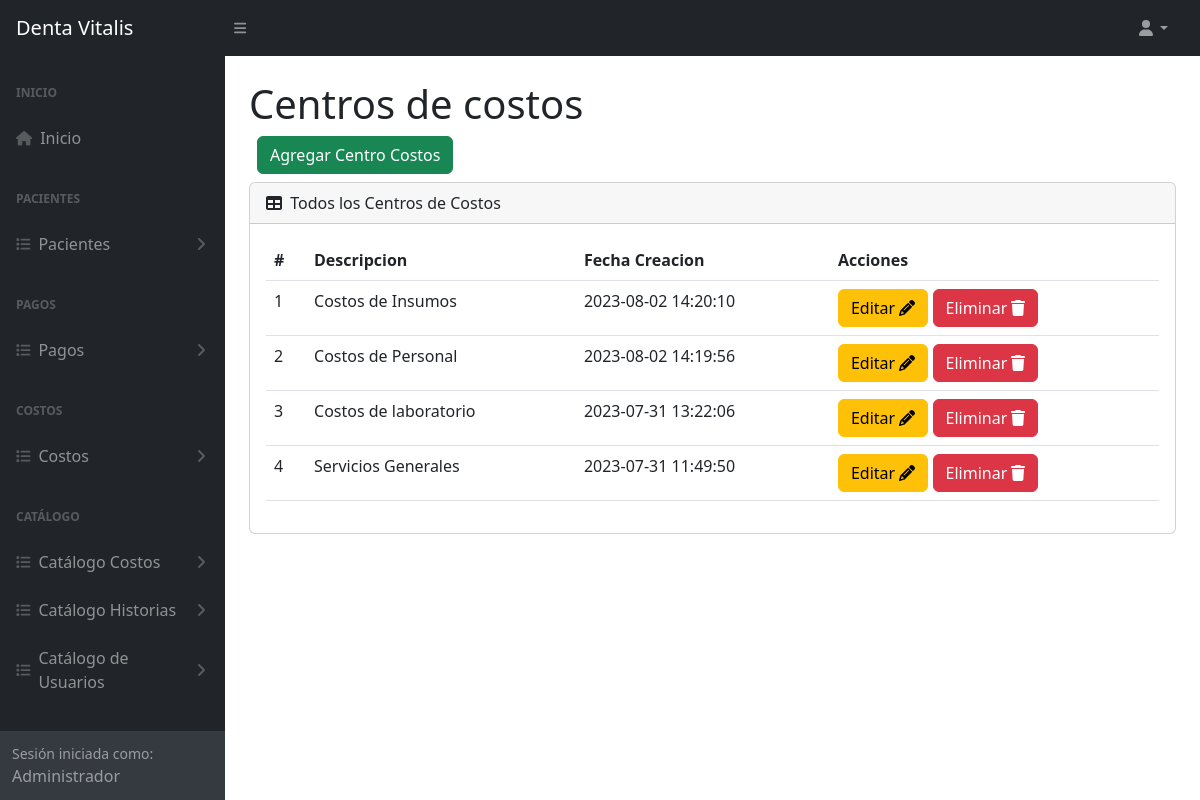
Page /centroCostos (signed in) on the committed database.
### tables this page shows
CREATE TABLE `tba_centrocostos`  (
  `IdCentroCostos` int NOT NULL AUTO_INCREMENT,
  `DescripcionCentro` varchar(100) NOT NULL,
  `FechaCreacion` datetime NOT NULL,
  `FechaActualizacion` datetime NOT NULL,
  PRIMARY KEY (`IdCentroCostos`) USING BTREE
);

### controller/plantilla.controller.php (called while the page is built)
<?php
class ControllerPlantilla
{
  static public function ctrPlantilla()
  {
    include "view/plantilla.php";
  }
}

### index.php (called while the page is built, shortened)
<?php
require_once "controller/plantilla.controller.php";
require_once "controller/costos.controller.php";
require_once "controller/pagos.controller.php";
require_once "model/costos.model.php";
$plantilla = new ControllerPlantilla();
$plantilla -> ctrPlantilla();

### controller/costos.controller.php (called while the page is built, shortened)
<?php
class ControllerCostos
{
  public static function ctrMostrarCentrosCostos()
  {
    $tabla = "tba_centrocostos";
    $respuesta = ModelCostos::mdlMostrarCentrosCostos($tabla);
    return $respuesta;
  }
}

### model/conexion.php (called while the page is built)
<?php
class Conexion
{
  static public function conn()
  {
    $link = new PDO("mysql:host=localhost;dbname=db_dentavitalis","root","");
		$link->exec("set names utf8");
		return $link;
  }
}

### model/costos.model.php (called while the page is built, shortened)
<?php
require_once "conexion.php";
class ModelCostos
{
  public static function mdlMostrarCentrosCostos($tabla)
  {
    $statement = Conexion::conn()->prepare("SELECT tba_centrocostos.IdCentroCostos, tba_centrocostos.DescripcionCentro, tba_centrocostos.FechaCreacion FROM $tabla ORDER BY IdCentroCostos DESC");
    $statement -> execute();
    return $statement -> fetchAll();
  }
}

### view/modules/centroCostos.php (the view, shortened to what this page needs)
</div>
        </div>
        <div class="sb-sidenav-footer">
          <div class="small">Sesión iniciada como:</div>
          <?php echo $_SESSION["nombreUsuario"] ?>
        </div>
      </nav>
    </div>
    <div id="layoutSidenav_content">
      <main class="bg">
        <div class="container-fluid px-4">
          <h1 class="mt-4">Centros de costos</h1>
          <div class="d-flex m-2">
            <button type="button" class="btn btn-success" data-bs-toggle="modal" data-bs-target="#modalAgregarCentroCostos">
              Agregar Centro Costos
            </button>
          </div>
          <div class="card mb-4">
            <div class="card-header">
              <i class="fas fa-table me-1"></i>
              Todos los Centros de Costos
            </div>
            <div class="card-body">
              <table id="datatablesSimple" class="data-table-Gasto table">
                <thead>
                  <tr>
                    <th>#</th>
                    <th>Descripcion</th>
                    <th>Fecha Creacion</th>
                    <th>Acciones</th>
                  </tr>
                </thead>
                <tbody>
                  <?php
                  $listaCentroCostos = ControllerCostos::ctrMostrarCentrosCostos();
                  foreach ($listaCentroCostos as $key => $value)
                  {
                    echo
                    '<tr>
                      <td>'.($key + 1).'</td>
                      <td>'.$value["DescripcionCentro"].'</td>
                      <td>'.$value["FechaCreacion"].'</td>
                      <td>
                        <button class="btn btn-warning btnEditarCentro" codCentroCosto="'.$value["IdCentroCostos"].'" data-bs-toggle="modal" data-bs-target="#modalEditarCentroCostos">Editar <i class="fa-solid fa-pencil"></i></button>
                        <button class="btn btn-danger btnEliminarCentro" codCentroCosto="'.$value["IdCentroCostos"].'">Eliminar <i class="fa-solid fa-trash"></i></button>
                      </td>
                    </tr>';
                  }
                  ?>
                </tbody>
              </table>
            </div>
          </div>
        </div>
      </main>
    </div>
  </div>

### rows in the picture
tba_centrocostos: DescripcionCentro "Costos de Insumos", FechaCreacion "2023-08-02 14:20:10"
tba_centrocostos: DescripcionCentro "Costos de Personal", FechaCreacion "2023-08-02 14:19:56"
tba_centrocostos: DescripcionCentro "Costos de laboratorio", FechaCreacion "2023-07-31 13:22:06"
tba_centrocostos: DescripcionCentro "Servicios Generales", FechaCreacion "2023-07-31 11:49:50"

### other values in the picture
$_SESSION["nombreUsuario"] "Administrador"
